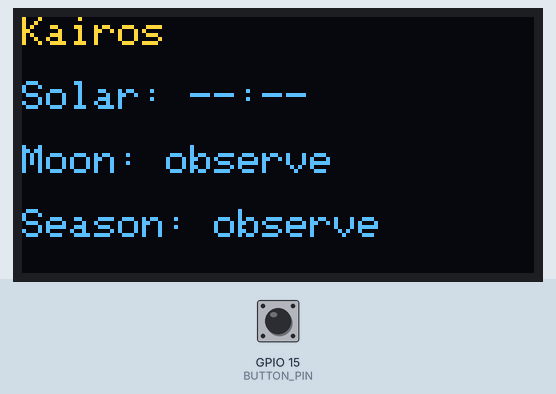
Simulated run of this sketch. Board: ESP32. Shown: 128×64 one-colour display. The inputs (shaded band) are chosen by the test bench; at power-on: GPIO 15 (BUTTON_PIN) HIGH. The OLED is the two-colour kind (top 16 rows yellow).

Above: at 0.1 s.

The sketch:

kairos.ino
```cpp
// Kairos clock for ESP32 (Arduino).
// Records solar noon with a button and shows Kairos time on an SSD1306 OLED.
// Requires: Adafruit SSD1306 + Adafruit GFX libraries.
// Configuration lives in config.h.

#include <Wire.h>
#include <Adafruit_GFX.h>
#include <Adafruit_SSD1306.h>
#include "config.h"

Adafruit_SSD1306 display(SCREEN_WIDTH, SCREEN_HEIGHT, &Wire, OLED_RESET);

volatile bool noonPressed = false;
unsigned long lastNoonEpoch = 0;

void IRAM_ATTR onNoonButton() {
    static unsigned long last = 0;
    unsigned long now = millis();
    if (now - last > DEBOUNCE_MS) {
        last = now;
        noonPressed = true;
    }
}

void render() {
    display.clearDisplay();
    display.setTextSize(1);
    display.setTextColor(SSD1306_WHITE);

    display.setCursor(0, 0);
    display.println(F("Kairos"));

    display.setCursor(0, 16);
    if (lastNoonEpoch > 0) {
        unsigned long elapsedSec = millis() / 1000 - lastNoonEpoch;
        unsigned long h = (elapsedSec / 3600) % 24;
        unsigned long m = (elapsedSec % 3600) / 60;
        display.print(F("Solar: "));
        display.print(h);
        display.print(F(":"));
        if (m < 10) display.print('0');
        display.println(m);
    } else {
        display.println(F("Solar: --:--"));
    }

    display.setCursor(0, 32);
    display.println(F("Moon: observe"));

    display.setCursor(0, 48);
    display.println(F("Season: observe"));

    display.display();
}

void setup() {
    Serial.begin(115200);
    pinMode(BUTTON_PIN, INPUT_PULLUP);
    attachInterrupt(digitalPinToInterrupt(BUTTON_PIN), onNoonButton, FALLING);

    if (!display.begin(SSD1306_SWITCHCAPVCC, OLED_ADDR)) {
        Serial.println(F("SSD1306 allocation failed"));
        for (;;) {}
    }
    display.clearDisplay();
    render();
}

void loop() {
    if (noonPressed) {
        noonPressed = false;
        lastNoonEpoch = millis() / 1000;
        Serial.println(F("Solar noon recorded"));
        render();
    }
    delay(REFRESH_MS);
}
```

config.h
```cpp
#ifndef KAIROS_CONFIG_H
#define KAIROS_CONFIG_H

// ---- Pins -------------------------------------------------------------
#define BUTTON_PIN 15     // solar-noon button (INPUT_PULLUP)
#define OLED_SDA 21       // ESP32 default I2C SDA
#define OLED_SCL 22       // ESP32 default I2C SCL

// ---- Display ----------------------------------------------------------
#define SCREEN_WIDTH  128
#define SCREEN_HEIGHT 64
#define OLED_ADDR     0x3C
#define OLED_RESET    -1   // no reset pin

// ---- Time -------------------------------------------------------------
#define REFRESH_MS    60000   // redraw every 60 s
#define DEBOUNCE_MS   200     // button debounce

#endif // KAIROS_CONFIG_H
```
